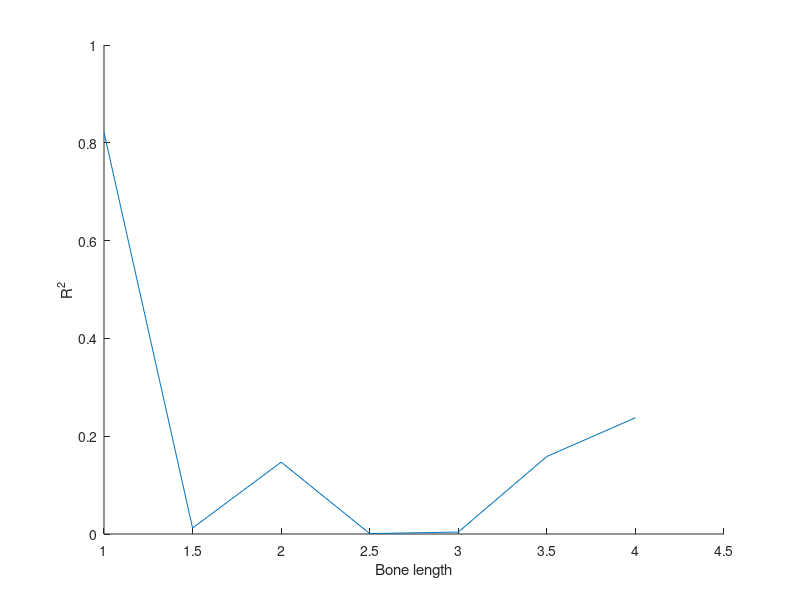
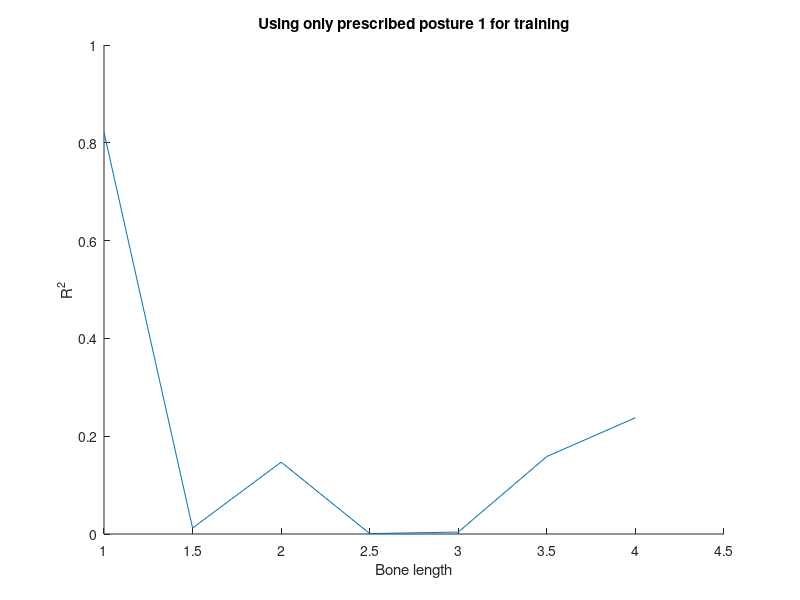

MATLAB code to generate these figures, in order:
%clear all;
%% Constants
fingerLengths = [1,1.5,2,2.5,3,3.5,4,4.5];

numFingers = length(fingerLengths);
numInputs = 7;
inVals = 4;
outVals = 2;

gndX = [918.9654,816.8962,794.6936088,829.1348839,739.8234879,836.8668941,816.5539935, 1117.539599];
gndY = [567.6915,725.2122,599.9239502,597.5074008,657.3000987,640.4734852,582.1009028, 391.5463097];
vmaxY = [1524.017683,1630.715,1514.129143,1597.242042,1518.573873,1565.794107,1628.058191, 791.3602242];
hmaxX = [223.7893839,152.5423,150.0800755,112.9402521,123.2098947,161.0409815,60.71429729, 738.2390954];

distToX = 150;
distToY = 190;
%% Excursions for each activation set for each finger

excursionRaw = [[2.5932	1.4933	1.0331	0.3152
0.4395	0.3682	0.4625	1.4128
0	0.6788	0.1427	1.6314
0.8145	0	0	-0.3359
-0.0023	1.3185	0	-0.0023
0	0	0.4832	0
-0.0989	0	0	1.9719];
    [2.9844	1.2241	1.1528	0.2738
0.4004	0.3221	0.474	1.3438
-0.0138	0.6121	0.0828	1.8385
0.8376	0	0	-0.3682
0	1.1321	0	-0.0092
0	0	0.497	0
-0.3958	-0.0023	0	2.2089];
    [2.6875	0.9135	0.8307	0.1104
0.5983	0.1795	0.3474	1.1137
-0.0207	0.4648	0	1.4772
1.0769	0	0	-0.3797
0	1.0101	0	0
0	0	0.5706	0
-0.3451	0	0	1.6222];
    [1.9926	0.9158	0.6443	0.1864
0.428	0.283	0.3382	1.0308
-0.0092	0.497	0.0184	1.728
0.6857	0	0	-0.3106
0	1.07	0	-0.023
0	0	0.4257	-0.0023
-0.3843	0	0	2.0548];
    [1.7879	0.8629	0.7363	0.2186
0.4142	0.3198	0.4487	1.2793
-0.0644	0.497	0.0851	1.9765
0.711	-0.0046	0	-0.3359
0	0.9089	0	0
0	0	0.4556	0
0	0	0	2.3286];
    [1.8385	0.8813	0.3313	0.0299
0.4556	0.2462	0.2071	1.0377
-0.0805	0.4809	0	1.514
0.6903	0	0	-0.2853
0	1.099	0	-0.0046
0	0	0.3313	-0.0023
-0.5706	0	0	1.781];
    [0.9206	0.6098	0.2784	0.2692
0.3866	0.1818	0.1496	0.6719
0	0.3359	0	1.0124
0.4188	0	0	0
0	0.78	0	0
0	0	0.3451	0
-0.0989	0	-0.0092	1.1114]; 
[0	0	0	0
1.0953	0.8191	1.7994	0.474
0.4165	0.6742	0.4602	0.7087
0	0	0	0
1.1942	-0.1404	0.0046	-0.0621
0	0	0	0
-0.5568	1.353	0.306	0.214]];

excursions = zeros(numInputs, inVals, numFingers);
for i = 1:numFingers
    excursions(:,:,i) = excursionRaw((i-1)*numInputs+1:i*numInputs,:);
end

%% End point pixels for each activation set for each finger

epRaw = [[633.8326502	914.9313833
778.118032	1062.366599
825.2189951	1079.006116
732.3635097	1028.127291
737.0398755	1046.145901
776.034145	1073.185343
783.7559838	1073.975915];
    [672.3688369	1201.094438
679.5587811	1183.134894
617.0902238	1173.147943
556.40325	1129.045921
552.266634	1152.913343
576.8147681	1166.302795
809.9210453	1206.557562];
    [711.532262	1050.006738
647.8657802	1034.641506
677.6527166	1030.752991
583.0524733	974.6021743
601.9872088	1021.254593
630.203197	1031.720516
675.261503	1029.984747];
    [699.7176323	1125.501882
639.3820643	1104.924038
799.5235248	1116.754747
641.7167661	1088.626649
628.1581769	1099.914369
605.6430819	1099.712669
850.1396779	1125.200569];
    [518.0555052	1152.77918
500.7249311	1154.872231
718.6654644	1190.628051
450.9932293	1113.641085
467.0814575	1132.783539
479.4100494	1145.137884
481.0628841	1146.117712];
    [502.6379809	1094.056621
607.5492206	1196.226269
782.4396107	1227.827124
559.7503817	1151.960564
558.3174992	1168.773043
594.7681932	1187.191237
603.5666616	1193.270175];
    [148.9018815	741.9566164
165.0153595	807.587358
160.6604048	784.9443405
151.3067601	749.2579052
152.6506145	765.6880049
156.5239658	771.2519007
169.7112298	811.9781573];
    [992.1306973	660.757953
992.0155072	658.7463562
1170.883734	692.3837476
904.3682256	612.3627939
1060.294748	702.0648992
931.3027838	631.8308597
930.5279186	630.3975649]];

epPix = zeros(numInputs, outVals, numFingers);
for i = 1:numFingers
    epPix(:,:,i) = epRaw((i-1)*numInputs+1:i*numInputs,:); 
end

%% Information for the resting position locations in pixels
restingPixels = [770.0054702	1063.307148; %1cm
                588.2572567	1158.489664; %1.5cm
                643.9360087	1030.747186; %2cm
                641.1594024	1101.594728; %2.5cm
                498.1596167	1146.664351; %3cm
                504.1842092	1094.243785; %3.5cm
                159.0408108	787.194775;  %4cm
                946.1466951	642.4832218];  %Hard finger

%% determine X and Y coordinates of each excursion set for each finger

xy = zeros(numInputs, outVals, numFingers);

for a = 1:numFingers
    for b = 1:numInputs
        epX = epPix(b, 1, a);
        epY = epPix(b, 2, a);
        x = ((gndX(a)-epX)/(gndX(a)-hmaxX(a)))*distToX;
        y = ((epY-gndY(a))/(gndY(a)-vmaxY(a)))*distToY;
        if a == 8
            y = ((epY-gndY(a))/(gndY(a)-vmaxY(a)))*(distToY-27);
        end
        xy(b,1,a) = x;
        xy(b,2,a) = y;
    end
end
xy;
%% Calculate the X and Y coordinates of the endpoint at the resting position
restingXY = [0,0;
    0,0;
    0,0;
    0,0;
    0,0;
    0,0;
    0,0;];
for a = 1:numFingers
    restingXY(a,1) = ((gndX(a)-restingPixels(a,1))/(gndX(a)-hmaxX(a)))*distToX;
    restingXY(a,2) = ((restingPixels(a,2)-gndY(a))/(gndY(a)-vmaxY(a)))*distToY;
end
restingXY;
%% Calculate difference in distance from the reference position
difXY = zeros(numInputs, outVals, numFingers);
for a = 1:numFingers
    for b = 1:numInputs
        difXY(b,1, a) = xy(b, 1, a)-restingXY(a,1);
        difXY(b,2, a) = xy(b, 2, a)-restingXY(a,2);
    end
end
difXY;
%% linear regression
linRegress = zeros(inVals,outVals,numFingers);
for a = 1: numFingers
    linRegress(:,:,a) = excursions(1,:,a)\difXY(1,:,a);
end
linRegress;
%this should work up to here now
%% calculate expected points based of the linear regressions and the excursion values for each finger
yCalc = zeros(numInputs,outVals,numFingers);
for a=1:numFingers
    yCalc(:,:,a) = excursions(:,:,a)*linRegress(:,:,a);
end
yCalc;
%%
rtsq = zeros(numFingers,1);
for a=1:numFingers
    [R,P] = corrcoef(difXY(:,:,a), yCalc(:,:,a));
    rtsq(a) = R(2,1);
end
rtsq = (rtsq.^2)
%% plotting
ws = warning('off', 'all');
numRuns = 90;
npoints = 75;
xyplot = zeros(npoints*numRuns, outVals, numFingers);
excur = zeros(npoints*numRuns, inVals, numFingers);
%{
for i=1:numRuns
    for a=1:numFingers
        alpha = linRegress(:,:,a);
        for b=1:npoints
            xx = 0;
            yy = 0;
            for c=1:inVals
                excur((i-1)*numRuns + b,c,a) = rand*2.4 - 1.2;
                xx = xx + alpha(c,1)*excur((i-1)*numRuns + b,c,a);
                yy = yy + alpha(c,2)*excur((i-1)*numRuns + b,c,a);
            end
            xyplot(b,1,a) = xx;
            xyplot(b,2,a) = yy;
        end
    end
    xyplot;
    for a=1:numFingers
        figure(a)
        hold on
        x = sortrows(xyplot(:,1,a));
        y = sortrows(xyplot(:,2,a));
        plot(x,y);
        p = polyfit(x,y,1);
        yfit = polyval(p,x);
        plot(x,yfit);
        hold off
    end
end
%}
%{
for a=1:numFingers
    secPlot = a+numFingers;
    figure(secPlot)
    p = parallelplot(excur(:,:,a));
end
%}
warning(ws)
%%
abc = flipud(rtsq);
ll = fliplr(fingerLengths);
figure(30)
hold on
plot(ll, abc)
p0 = polyfit(ll,abc,1);
yfit0 = polyval(p0,ll);
plot(ll,yfit0);
ylabel("R^2")
xlabel("Bone length")
hold off

figure(31)
hold on
plot(ll, abc)
p1 = polyfit(ll,abc,2);
yfit1 = polyval(p1,ll);
plot(ll,yfit1);
title("Using only prescribed posture 1 for training")
ylabel("R^2")
xlabel("Bone length")
hold off